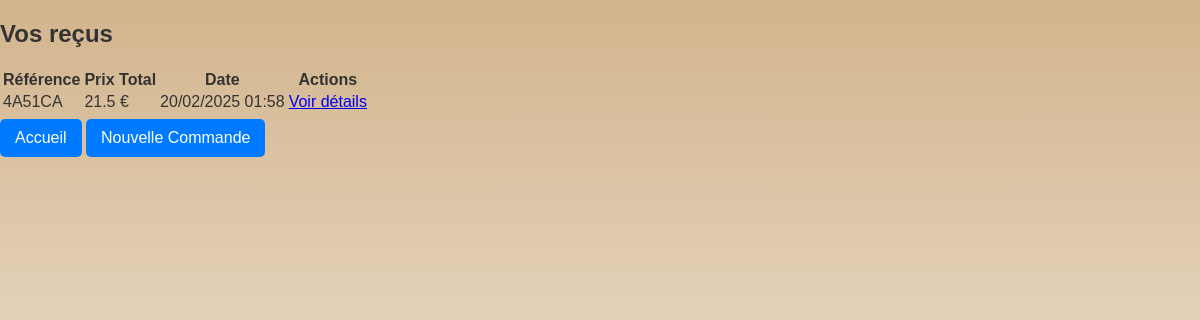
/receipt (signed in), run on the app's committed database.
### app.py (models this page shows)
class Recu(db.Model):
    id = db.Column(db.Integer, primary_key=True, autoincrement=True)
    ref_commande = db.Column(db.String(5), nullable=False)
    prix_total = db.Column(db.Float, nullable=False)
    date = db.Column(db.DateTime, nullable=False, default=datetime.now())

### app.py (the view)
@app.route('/receipt')
def user_receipts():
    if 'user_id' not in session:
        return redirect(url_for('login'))
    user_id = session['user_id']
    receipts = Recu.query.filter_by(id=user_id).all()
    return render_template('receipt.html', receipts=receipts)

### templates/receipt.html (shortened to what this page needs)
<!DOCTYPE html>
<html lang="en">
<head>
    <link rel="stylesheet" href="{{ url_for('static', filename='style.css') }}">
</head>
<body>
    <h2>Vos reçus</h2>
<table class=".enhanced-table">
    <tr>
        <th>Référence</th>
        <th>Prix Total</th>
        <th>Date</th>
        <th>Actions</th>
    </tr>
    {% for recu in receipts %}
    <tr>
        <td>{{ recu.ref_commande }}</td>
        <td>{{ recu.prix_total }} €</td>
        <td>{{ recu.date.strftime('%d/%m/%Y %H:%M') }}</td>
        <td><a href="{{ url_for('receipt_details', ref_commande=recu.ref_commande) }}">Voir détails</a></td>
    </tr>
    {% endfor %}
</table>
    <nav>
        <a href="{{ url_for('home') }}" class="btn btn-secondary">Accueil</a>
        <a href="{{ url_for('menu') }}" class="btn btn-secondary">Nouvelle Commande</a>
    </nav>
</body>
</html>

### static/style.css (style rules this page uses)
body { font-family: Arial, sans-serif; margin: 0; padding: 0; background: linear-gradient(to bottom, #D2B48C, #ffffff); color: #333; min-height: 100vh; }
.btn, .btn-add, .btn-remove, .btn-clear { display: inline-block; padding: 10px 15px; margin-top: 5px; text-decoration: none; border-radius: 5px; transition: background 0.3s; }
.btn { background: #007bff; color: white; }

### data on the page
Recu: ref_commande "4A51CA", prix_total "21.5", date "20/02/2025 01:58"
